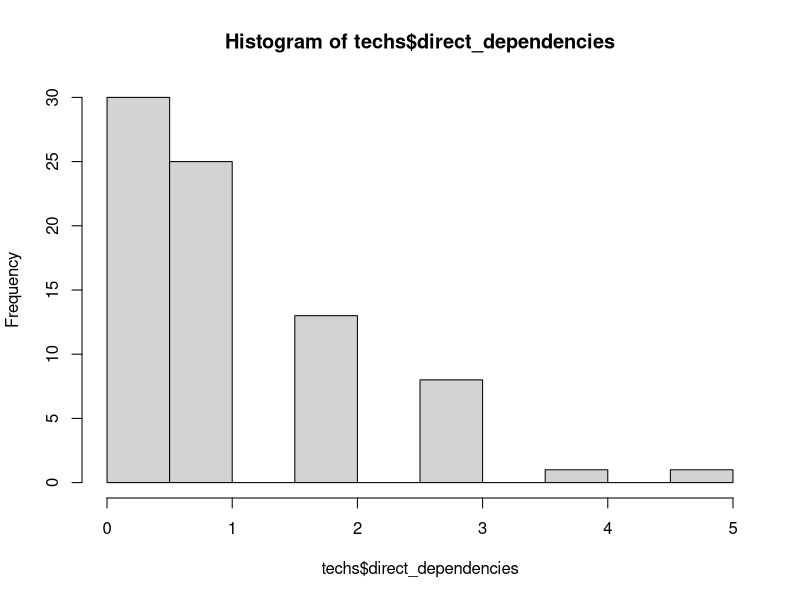
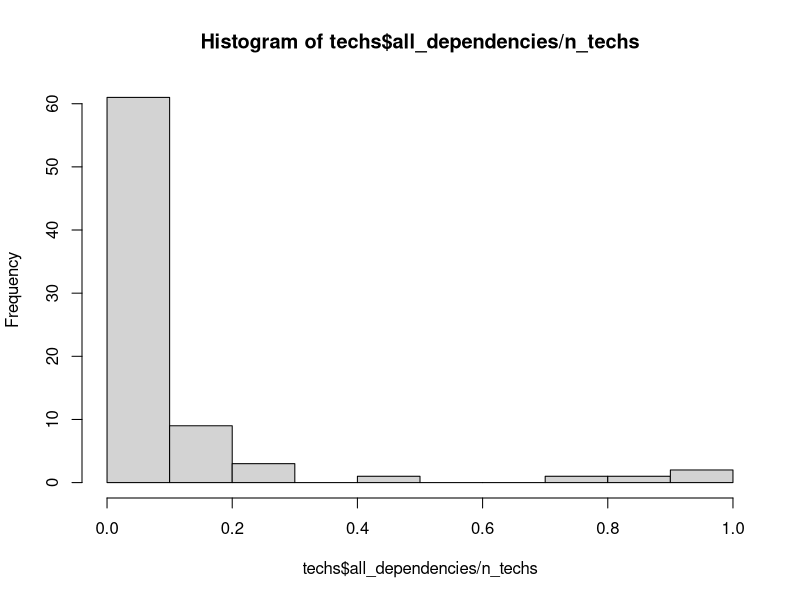
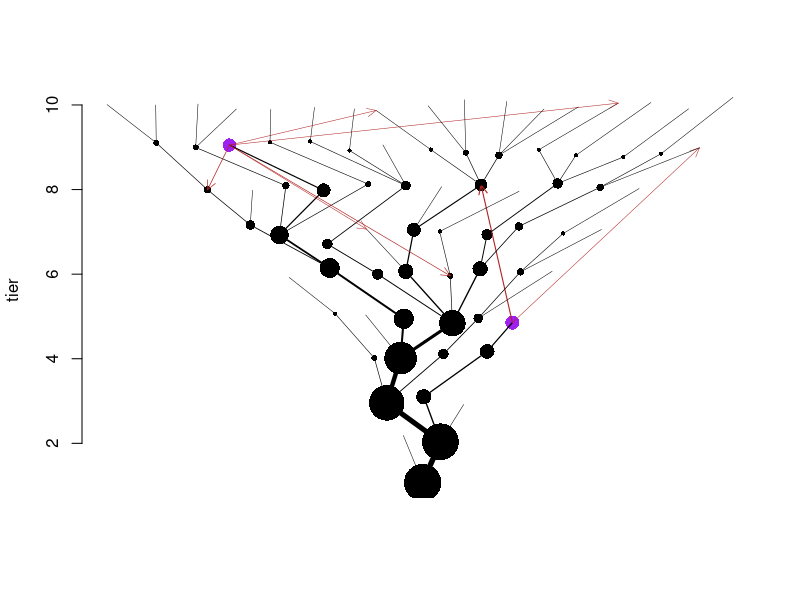

R code for these plots, in order:
# parameters for tree
max_tier <- 10
num_techs_per_tier <- function(tier) { return(round((tier/1.5)^1.5)) }
n_techs <- sum(num_techs_per_tier(c(1:max_tier)))
p_extra_dependency <- 0.02/n_techs
p_keystone_tech <- 0.02
keystone_techs <- sample(c(1:n_techs), round(p_keystone_tech * n_techs))
keystone_multiplier <- 200

# initialize data frame
techs <- data.frame(
  id = 1,
  tier = 1,
  xpos = 0,
  ypos = 1
)

# create techs
for (t in 2:max_tier) {
  n_techs_tier <- num_techs_per_tier(t)
  ids <- c((max(techs$id) + 1):(max(techs$id) + n_techs_tier))
  
  new_rows <- data.frame(
    id = ids,
    tier = rep(t, n_techs_tier),
    xpos = ids - mean(ids),
    ypos = rep(t, n_techs_tier)
  )

  techs <- rbind(techs, new_rows)
}

# initialize dependencies:
dependencies <- matrix(0, nrow=n_techs, ncol=n_techs)

# dependency code:
# 0 = none
# 1 = basic from-to
# -1 = basic to-from
# 2 = extra to-from
# -2 = extra from-to
# 3 = indirect to-from
# -3 = indirect from-to

# add basic dependencies
for (i in 1:n_techs) {
  tech <- techs[i,]
  if (tech$tier > 1) {
    possible_parents <- techs$id[techs$tier == (tech$tier - 1)]
    parent <- possible_parents[sample.int(length(possible_parents), 1)]
    dependencies[parent, tech$id] <- 1
    dependencies[tech$id, parent] <- -1
  }
}

# identify indirect dependencies
for (to in 2:n_techs) {
  for (from in 1:(i-1)) {
    if (dependencies[from, to] > 0) {
      earlier_techs <- c(1:n_techs)[dependencies[,from] > 0]
      for (et in earlier_techs) {
        if (dependencies[et, to] == 0) {
          dependencies[et,to] <- 3
        }
        if (dependencies[to, et] == 0) {
          dependencies[to,et] <- -3
        }
      }
    }
  }
}

# horizontally reorder techs to make tree nicer looking
for (i in 3:max_tier) {  # go through all tiers, starting with tier 3
  this_tier_ids <- techs[techs$tier == i,]$id  # first get the ids of the techs in this tier
  parents <- parent_xpos <- vector()
  for (t in this_tier_ids) {
    parent <- techs[techs$id == match(1, dependencies[,t])[1],]
    parents <- c(parents, parent$id)  # then get the techs from the prior tier these techs depend on
    parent_xpos <- c(parent_xpos, parent$xpos)  # and get their xpos' too
  }
  ord <- order(parent_xpos, this_tier_ids)  # get order of parents' xposs, breaking by offspring id
  ordered_ids <- this_tier_ids[ord]   # order the ids according to this
  techs$xpos[match(ordered_ids, techs$id)] <- seq_along(ordered_ids) - mean(seq_along(ordered_ids))  # insert into db
}

old_ds <- dependencies

# add some arbitrary dependencies
pairs <- expand.grid(
  from = 1:n_techs,
  to   = 1:n_techs
)
pairs <- pairs[sample(nrow(pairs)), ]

for (i in 1:nrow(pairs)) {
  pair <- pairs[i,]
  parent <- pair$from
  child <- pair$to
  
  # print(paste0("*** Considering: ", parent, " -> ", child))
  # if (parent == child) {
  #   print(paste0("Cannot add it as they are the same"))
  # }
  # if (dependencies[parent, child] != 0) {
  #   print(paste0("Cannot add it as they have a relationship: ", dependencies[parent, child]))
  # }
  
  
  if ((parent != child) & (dependencies[parent, child] == 0)) {
    p_link <- p_extra_dependency
    if (parent %in% keystone_techs) { p_link <- p_link * keystone_multiplier }
    if (runif(1,0,1) < p_link) {
      # print(paste0("Adding dependency from ", parent, " to ", child, ". ", dependencies[parent, child]))
      dependencies[parent, child] <- 2
      dependencies[child, parent] <- -2
      
      ancestors <- which(dependencies[parent, ] < 0)
      descendants <- which(dependencies[child, ] > 0)
      
      for (ancestor in ancestors) {
        for (descendant in descendants) {
          if (dependencies[ancestor, descendant] == 0) {
            dependencies[ancestor, descendant] <- 3
            dependencies[descendant, ancestor] <- -3
          }
        }
      }
      
      for (descendant in descendants) {
        if (dependencies[parent, descendant] %in% c(0,2)) {
          dependencies[parent, descendant] <- 3
          dependencies[descendant, parent] <- -3
        }
      }
      
      for (ancestor in ancestors) {
        if (dependencies[ancestor, child] %in% c(0, 2)) {
          dependencies[ancestor, child] <- 3
          dependencies[child, ancestor] <- -3
        }
      }
    }
  }
}

# calculate total number of dependencies
techs$direct_dependencies <- rowSums((dependencies > 0) * (dependencies < 3))
techs$all_dependencies <- rowSums(dependencies > 0)


# add some jitter
techs$xpos <- techs$xpos + rnorm(n_techs, 0, 0.1)
techs$ypos <- techs$ypos + rnorm(n_techs, 0, 0.1)

# plot tree
hist(techs$direct_dependencies)
hist(techs$all_dependencies/n_techs)

#dot_sizes <- (((techs$all_dependencies/n_techs)^0.5)) * 50 / max_tier
dot_sizes <- (techs$all_dependencies/n_techs)^0.5*50 / max_tier
plot(techs$ypos~techs$xpos, bty="n", xlab="", xaxt="n", ylab="tier", pch=16, cex=dot_sizes)
points(techs$ypos[keystone_techs]~techs$xpos[keystone_techs], pch=16, cex=dot_sizes[keystone_techs], col="purple")
if (max_tier < 8) {
  for (i in 1:nrow(techs)) {
    text(techs$xpos[i], techs$ypos[i], techs$id[i], pos=1, offset=dot_sizes[i]*0.2 + 1/max_tier)
  }
}
for (i in 1:n_techs) {
  for (j in 1:n_techs) {
    if (dependencies[i,j] == 1) {
      from <- techs[techs$id == i,]
      to <- techs[techs$id == j,]
      lines(c(from$ypos, to$ypos)~c(from$xpos, to$xpos), lwd=(to$all_dependencies/n_techs * 5 + 0.5))
    }
    if (dependencies[i,j] == 2) {
      from <- techs[techs$id == i,]
      to <- techs[techs$id == j,]
      arrows(from$xpos, from$ypos,
             to$xpos, to$ypos,
             length = 0.1,
             col="firebrick",
             angle = 25,
             code=2,
             lwd=(to$all_dependencies/n_techs * 5 + 0.5))
    }
  }
}
